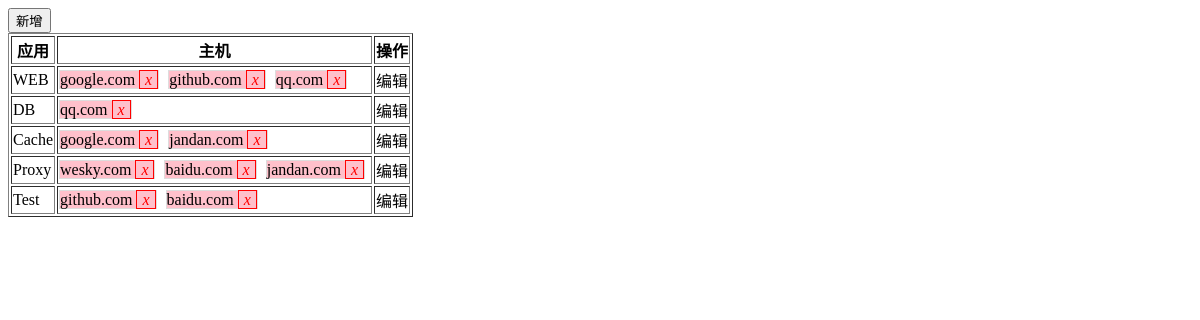
Page /hms/app/ on the earlier database version.
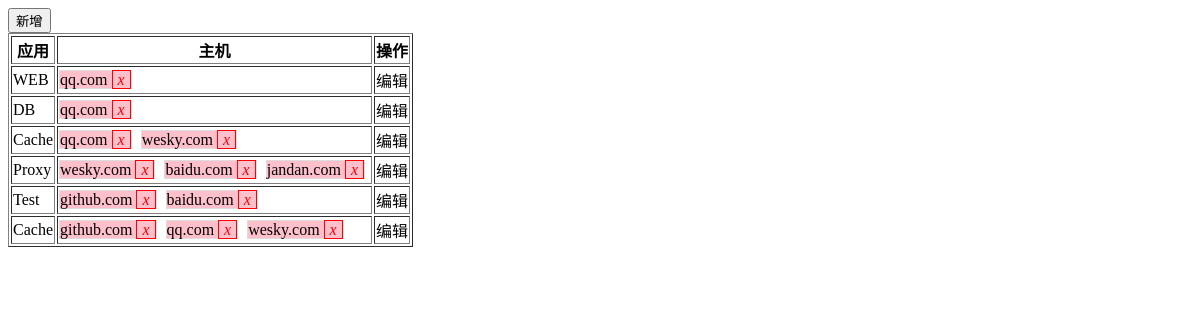
Same page on the later database version.
### hms/models.py (models this page shows)
class Application(models.Model):
    name = models.CharField(max_length=32)
    r = models.ManyToManyField("Host")

class Host(models.Model):
    nid = models.AutoField(primary_key=True)
    hostname = models.CharField(max_length=32, db_index=True)
    ip = models.GenericIPAddressField(protocol='ipv4',db_index=True)
    port = models.IntegerField()
    business = models.ForeignKey(to="Business", to_field='id')

### hms/views.py (the view, shortened to what this page needs)
class App(View):
    def get(self, request):
        objs = models.Application.objects.all()
        hosts = models.Host.objects.all()
        return render(request, 'app.html', {"objs": objs, "hosts":hosts})

### templates/app.html (shortened to what this page needs)
<!DOCTYPE html>
<html lang="en">
<head>
</head>
<body>
<div><input type="button" value="新增"></div>
<table border="1">
    <thead>
        <tr>
            <th>应用</th>
            <th>主机</th>
            <th>操作</th>
        </tr>
    </thead>
    <tbody>
        {% for obj in objs %}
        <tr>
            <td appid="{{ obj.id }}">{{ obj.name }}</td>
            <td>
                {% for host in obj.r.all %}
                    <span class="hosts" hid="{{ host.nid }}">
                        {{ host.hostname }}
                        <i>x</i></span>
                {% endfor %}
            </td>
            <td><a class="edit">编辑</a></td>
        </tr>
        {% endfor %}
    </tbody>
</table>
</body>
</html>

Differences in the rows shown:
changed Application "WEB": loses Host (hostname "google.com"); loses Host (hostname "github.com")
changed Application (number 3 of 6 on the later page): loses Host (hostname "google.com"); gains Host (hostname "qq.com"); gains Host (hostname "wesky.com"); loses Host (hostname "jandan.com")
added Application: name "Cache", Host (hostname "github.com"), Host (hostname "qq.com"), Host (hostname "wesky.com")
